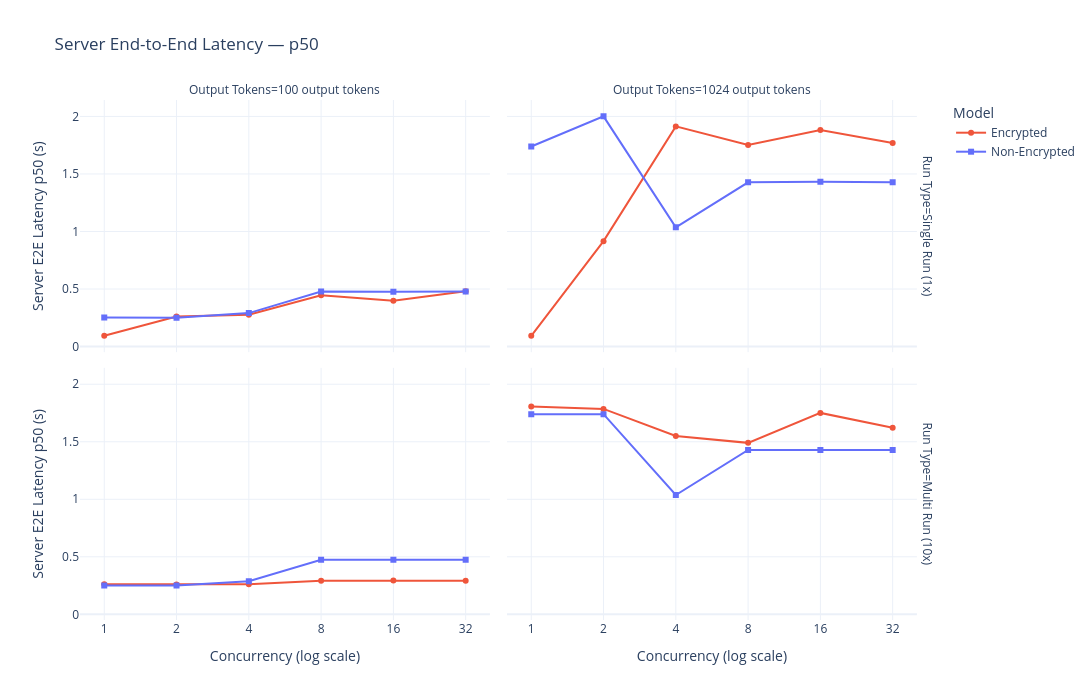

The code cell stored with this chart in its notebook:
### Code cell
fig = px.line(
    df_all,
    x='num_concurrent_requests',
    y='server_end_to_end_latency_s_p50',
    color='label',
    symbol='label',
    facet_col='out_tokens_label',
    facet_row='run_type',
    color_discrete_map=COLOR_MAP,
    symbol_map=SYMBOL_MAP,
    log_x=True,
    markers=True,
    labels={
        'num_concurrent_requests':          'Concurrency (log scale)',
        'server_end_to_end_latency_s_p50':  'Server E2E Latency p50 (s)',
        'label':                            'Model',
        'out_tokens_label':                 'Output Tokens',
        'run_type':                         'Run Type',
    },
    title='Server End-to-End Latency — p50',
)
fig.update_layout(height=700, width=1100, template='plotly_white')
fig.update_xaxes(tickvals=CONC_ORDER, ticktext=CONC_STR)
fig.show()

### Figure 1 — Plotly figure (JSON) as saved in the notebook; plotly's stock layout.template omitted (floating-point values rounded to 4 significant figures)
{"data": [{"hovertemplate": "Model=Encrypted<br>Run Type=Single Run (1x)<br>Output Tokens=100 output tokens<br>Concurrency (log scale)=%{x}<br>Server E2E Latency p50 (s)=%{y}<extra></extra>", "legendgroup": "Encrypted", "line": {"color": "#EF553B", "dash": "solid"}, "marker": {"symbol": "circle"}, "mode": "lines+markers", "name": "Encrypted", "orientation": "v", "showlegend": true, "type": "scatter", "x": [1, 2, 4, 8, 16, 32], "xaxis": "x3", "y": [0.0939, 0.2614, 0.2763, 0.446, 0.3979, 0.4806], "yaxis": "y3"}, {"hovertemplate": "Model=Encrypted<br>Run Type=Single Run (1x)<br>Output Tokens=1024 output tokens<br>Concurrency (log scale)=%{x}<br>Server E2E Latency p50 (s)=%{y}<extra></extra>", "legendgroup": "Encrypted", "line": {"color": "#EF553B", "dash": "solid"}, "marker": {"symbol": "circle"}, "mode": "lines+markers", "name": "Encrypted", "orientation": "v", "showlegend": false, "type": "scatter", "x": [1, 2, 4, 8, 16, 32], "xaxis": "x4", "y": [0.0929, 0.9159, 1.913, 1.752, 1.882, 1.769], "yaxis": "y4"}, {"hovertemplate": "Model=Encrypted<br>Run Type=Multi Run (10x)<br>Output Tokens=100 output tokens<br>Concurrency (log scale)=%{x}<br>Server E2E Latency p50 (s)=%{y}<extra></extra>", "legendgroup": "Encrypted", "line": {"color": "#EF553B", "dash": "solid"}, "marker": {"symbol": "circle"}, "mode": "lines+markers", "name": "Encrypted", "orientation": "v", "showlegend": false, "type": "scatter", "x": [1, 2, 4, 8, 16, 32], "xaxis": "x", "y": [0.2604, 0.2592, 0.2616, 0.291, 0.2936, 0.2927], "yaxis": "y"}, {"hovertemplate": "Model=Encrypted<br>Run Type=Multi Run (10x)<br>Output Tokens=1024 output tokens<br>Concurrency (log scale)=%{x}<br>Server E2E Latency p50 (s)=%{y}<extra></extra>", "legendgroup": "Encrypted", "line": {"color": "#EF553B", "dash": "solid"}, "marker": {"symbol": "circle"}, "mode": "lines+markers", "name": "Encrypted", "orientation": "v", "showlegend": false, "type": "scatter", "x": [1, 2, 4, 8, 16, 32], "xaxis": "x2", "y": [1.807, 1.785, 1.55, 1.49, 1.751, 1.622], "yaxis": "y2"}, {"hovertemplate": "Model=Non-Encrypted<br>Run Type=Single Run (1x)<br>Output Tokens=100 output tokens<br>Concurrency (log scale)=%{x}<br>Server E2E Latency p50 (s)=%{y}<extra></extra>", "legendgroup": "Non-Encrypted", "line": {"color": "#636EFA", "dash": "solid"}, "marker": {"symbol": "square"}, "mode": "lines+markers", "name": "Non-Encrypted", "orientation": "v", "showlegend": true, "type": "scatter", "x": [1, 2, 4, 8, 16, 32], "xaxis": "x3", "y": [0.2514, 0.2507, 0.2904, 0.4785, 0.4764, 0.4775], "yaxis": "y3"}, {"hovertemplate": "Model=Non-Encrypted<br>Run Type=Single Run (1x)<br>Output Tokens=1024 output tokens<br>Concurrency (log scale)=%{x}<br>Server E2E Latency p50 (s)=%{y}<extra></extra>", "legendgroup": "Non-Encrypted", "line": {"color": "#636EFA", "dash": "solid"}, "marker": {"symbol": "square"}, "mode": "lines+markers", "name": "Non-Encrypted", "orientation": "v", "showlegend": false, "type": "scatter", "x": [1, 2, 4, 8, 16, 32], "xaxis": "x4", "y": [1.738, 2.001, 1.036, 1.427, 1.432, 1.428], "yaxis": "y4"}, {"hovertemplate": "Model=Non-Encrypted<br>Run Type=Multi Run (10x)<br>Output Tokens=100 output tokens<br>Concurrency (log scale)=%{x}<br>Server E2E Latency p50 (s)=%{y}<extra></extra>", "legendgroup": "Non-Encrypted", "line": {"color": "#636EFA", "dash": "solid"}, "marker": {"symbol": "square"}, "mode": "lines+markers", "name": "Non-Encrypted", "orientation": "v", "showlegend": false, "type": "scatter", "x": [1, 2, 4, 8, 16, 32], "xaxis": "x", "y": [0.2509, 0.2511, 0.2881, 0.474, 0.4743, 0.4752], "yaxis": "y"}, {"hovertemplate": "Model=Non-Encrypted<br>Run Type=Multi Run (10x)<br>Output Tokens=1024 output tokens<br>Concurrency (log scale)=%{x}<br>Server E2E Latency p50 (s)=%{y}<extra></extra>", "legendgroup": "Non-Encrypted", "line": {"color": "#636EFA", "dash": "solid"}, "marker": {"symbol": "square"}, "mode": "lines+markers", "name": "Non-Encrypted", "orientation": "v", "showlegend": false, "type": "scatter", "x": [1, 2, 4, 8, 16, 32], "xaxis": "x2", "y": [1.74, 1.74, 1.037, 1.429, 1.429, 1.428], "yaxis": "y2"}], "layout": {"annotations": [{"font": {}, "showarrow": false, "text": "Output Tokens=100 output tokens", "x": 0.24, "xanchor": "center", "xref": "paper", "y": 1, "yanchor": "bottom", "yref": "paper"}, {"font": {}, "showarrow": false, "text": "Output Tokens=1024 output tokens", "x": 0.74, "xanchor": "center", "xref": "paper", "y": 1, "yanchor": "bottom", "yref": "paper"}, {"font": {}, "showarrow": false, "text": "Run Type=Multi Run (10x)", "textangle": 90, "x": 0.98, "xanchor": "left", "xref": "paper", "y": 0.2425, "yanchor": "middle", "yref": "paper"}, {"font": {}, "showarrow": false, "text": "Run Type=Single Run (1x)", "textangle": 90, "x": 0.98, "xanchor": "left", "xref": "paper", "y": 0.7575, "yanchor": "middle", "yref": "paper"}], "height": 700, "legend": {"title": {"text": "Model"}, "tracegroupgap": 0}, "title": {"text": "Server End-to-End Latency — p50"}, "width": 1100, "xaxis": {"anchor": "y", "domain": [0, 0.48], "ticktext": ["1", "2", "4", "8", "16", "32"], "tickvals": [1, 2, 4, 8, 16, 32], "title": {"text": "Concurrency (log scale)"}, "type": "log"}, "xaxis2": {"anchor": "y2", "domain": [0.5, 0.98], "matches": "x", "ticktext": ["1", "2", "4", "8", "16", "32"], "tickvals": [1, 2, 4, 8, 16, 32], "title": {"text": "Concurrency (log scale)"}, "type": "log"}, "xaxis3": {"anchor": "y3", "domain": [0, 0.48], "matches": "x", "showticklabels": false, "ticktext": ["1", "2", "4", "8", "16", "32"], "tickvals": [1, 2, 4, 8, 16, 32], "type": "log"}, "xaxis4": {"anchor": "y4", "domain": [0.5, 0.98], "matches": "x", "showticklabels": false, "ticktext": ["1", "2", "4", "8", "16", "32"], "tickvals": [1, 2, 4, 8, 16, 32], "type": "log"}, "yaxis": {"anchor": "x", "domain": [0, 0.485], "title": {"text": "Server E2E Latency p50 (s)"}}, "yaxis2": {"anchor": "x2", "domain": [0, 0.485], "matches": "y", "showticklabels": false}, "yaxis3": {"anchor": "x3", "domain": [0.515, 1], "matches": "y", "title": {"text": "Server E2E Latency p50 (s)"}}, "yaxis4": {"anchor": "x4", "domain": [0.515, 1], "matches": "y", "showticklabels": false}}}
